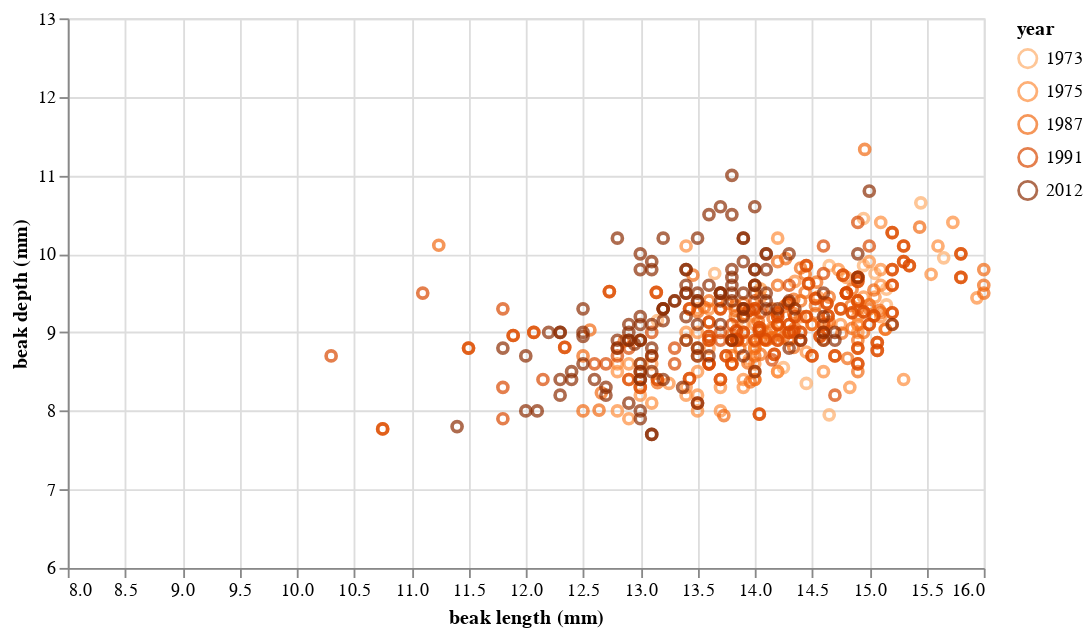

Notebook cell for this chart:
### Code cell
scandens_plot

### Figure 1 — Vega-Lite specification as saved in the notebook (floating-point values rounded to 4 significant figures; data arrays with more than 128 entries replaced by an {"elided": "..."} marker saying what was removed)
{"$schema": "https://vega.github.io/schema/vega-lite/v2.4.3.json", "config": {"view": {"height": 300, "width": 400}}, "data": {"values": {"elided": "497 records"}}, "encoding": {"color": {"field": "year", "scale": {"domain": [1973, 1975, 1987, 1991, 2012], "range": ["#fdae6b", "#fd8d3c", "#f16913", "#d94801", "#8c2d04"]}, "type": "ordinal"}, "x": {"field": "beak length (mm)", "scale": {"domain": [8, 16], "zero": false}, "type": "quantitative"}, "y": {"field": "beak depth (mm)", "scale": {"domain": [6, 13], "zero": false}, "type": "quantitative"}}, "height": 300, "mark": "point", "width": 500}
